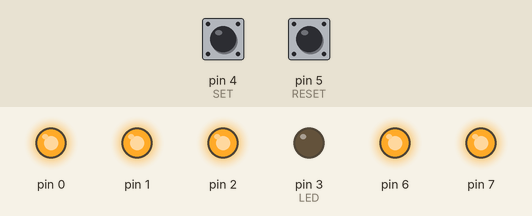
Recording of a sketch running on a simulated Arduino Uno, built with avr-gcc and run on an emulated ATmega328P. Shown: output pins drawn as LEDs (lit = HIGH). Inputs (shaded band) come from the test bench; at power-on: pin 4 (SET) LOW, pin 5 (RESET) LOW.

Above: at 1.2 s.
1.3 s: pin 4 (SET) pulled HIGH for 0.15 s
At 2.4 s:
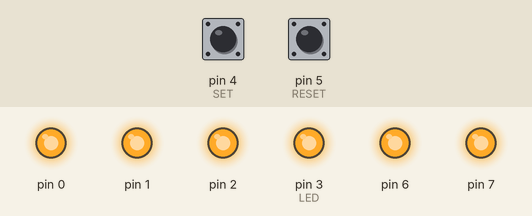
2.9 s: pin 5 (RESET) pulled HIGH for 0.15 s
At 3.6 s:
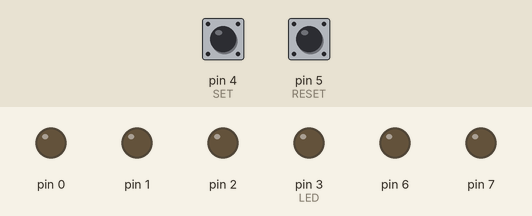
4.5 s: pin 4 (SET) pulled HIGH for 1 s
At 4.8 s:
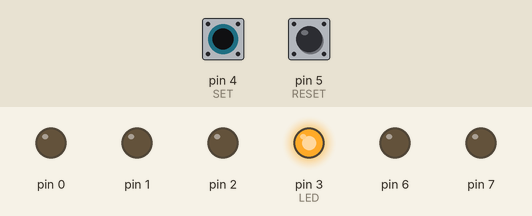
7.0 s: pin 5 (RESET) pulled HIGH for 1 s
At 7.9 s:
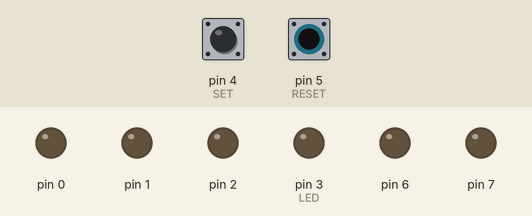
9.5 s: pin 4 (SET) pulled HIGH for 3.2 s
At 9.8 s:
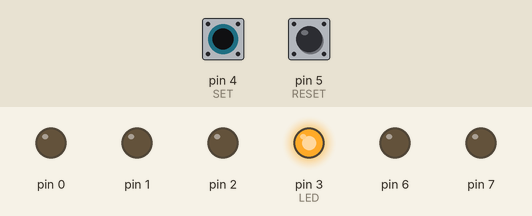
Timing chart, 0 to 12.5 s (numbered marks = the images above; inputs shaded):
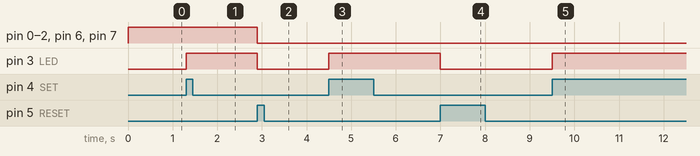

The sketch:

przerzutnik_RS_wersja_odchudzona.ino
```cpp
#define SET 4
#define RESET 5
#define LED 3

void setup() {
  DDRD = B11001111;
  PORTD = B11000111;
}

void loop() {
  if(PIND &(1<<SET)) PORTD |= (1<<LED); // ustawianie bitu LED
  if(PIND &(1<<RESET)) PORTD &= !(1<<LED); // kasowanie bitu LED
}

//info
//
//COS |= (1<<BIT) ustawia bit o numerze BIT w rejestrze COS
//COS &= ~(1<<BIT) kasuje bit o numerze BIT w rejestrze COS
//COS ^= (1<<BIT) zmienia bit o nr BIT w rej COS na przeciwny

//XOR z jedynka zmienia wartosc bitow, XOR z zerem nie zmienia
//gdy zamiast znaku &= jest samo & to zawartosc rejestru nie zmienia sie
//jest to przydatne do pisania warunków
//poniewaz w warunkach zazwyczaj mamy wartosc boolowska, to jest
//tam uzywany przewaznie tylko jeden bit (nie uzywa sie wyrazen typu (COS & B01010000))
//bo nie jest to rowne (COS $(1<<6) && COS &(1<<4)), jest to alternatywa ||
//czyli (COS $(1<<6) || COS &(1<<4)) co moze byc mylace

//zapis COS |= (2<<3) przesunie o trzy bity w lewo wartosc liczby
//2 zapisanej binarnie tj. jeżeli COS == 0 to COS |= (2<<3) == B10000 == 16

//aby ustawic kilka bitow mozna zastosowac podany przyklad:
//COS |= (1<<BIT1) | (1<<BIT2) | (1<<BIT3);
```

Measured:
- after the input at 1.3 s, pin 3 (LED): LOW → HIGH at once
- after the input at 2.9 s, pin 0–2, pin 3 (LED), pin 6, pin 7: HIGH → LOW at once
- after the input at 4.5 s, pin 3 (LED): LOW → HIGH at once
- after the input at 7.0 s, pin 3 (LED): HIGH → LOW at once
- after the input at 9.5 s, pin 3 (LED): LOW → HIGH at once
